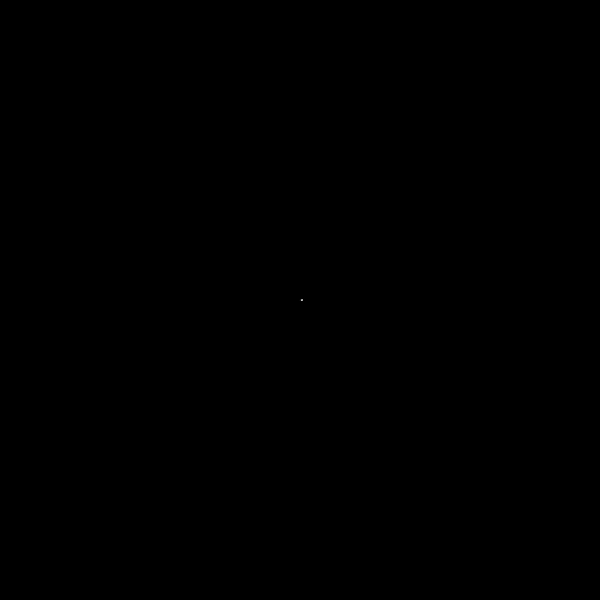
Frame 1 (no input)
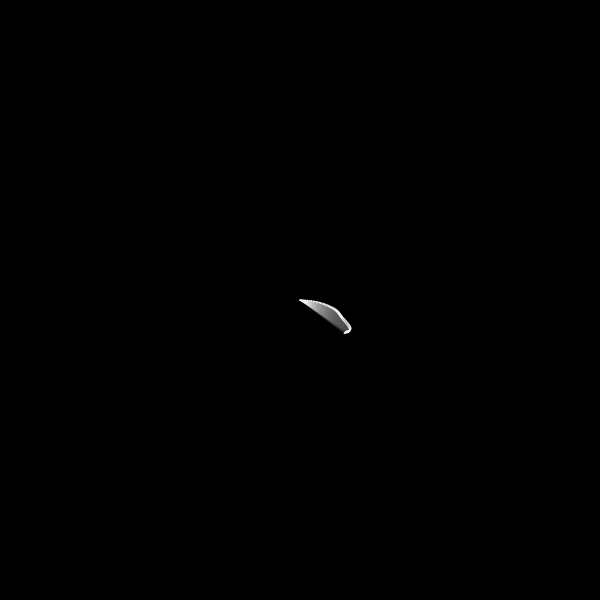
Frame 60 (no input)
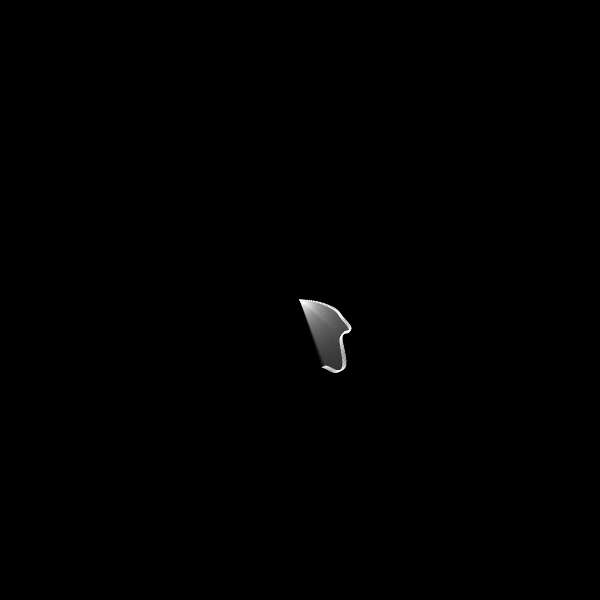
Frame 120 (the mouse pressed at the canvas centre since frame 60)

The p5.js sketch that drew these frames (run headless with seeded random() and noise() and a simulated clock; from frame 60 on, the mouse is pressed at the canvas centre):

// p5.js sketch
// ── sketch.js
function setup() {
  createCanvas(600, 600);
  background(0);
  noStroke();
}

function draw() {
  //background(0);
  // translate(width / 2, height / 2);
  //rotate(frameCount * 0.01);

  for (var angle = 0; angle < 360; angle += 72) {//apply this forloop will make the gradient fill clearer.
    push();
    translate(width/2, height/2);
    rotate((radians(angle)+frameCount)*0.01);
    
    var freq, amp;
    freq = frameCount * 0.01;
    amp = 200;
    //sinVal = sin(freq)*amp;
    sinVal = noise(freq) * amp;

    var freq = frameCount * 0.015;
    //var amp = 100;
    var amp = sinVal; //frameCount * 0.1;
    var distance = sin(freq) * amp; //100;

    //drawLine for the gradient fill of the shape.
    stroke(255, 10);
    line(0, 0, distance, 0);
    ellipse(distance, 0, 1, 1);
    pop();
  }
}
